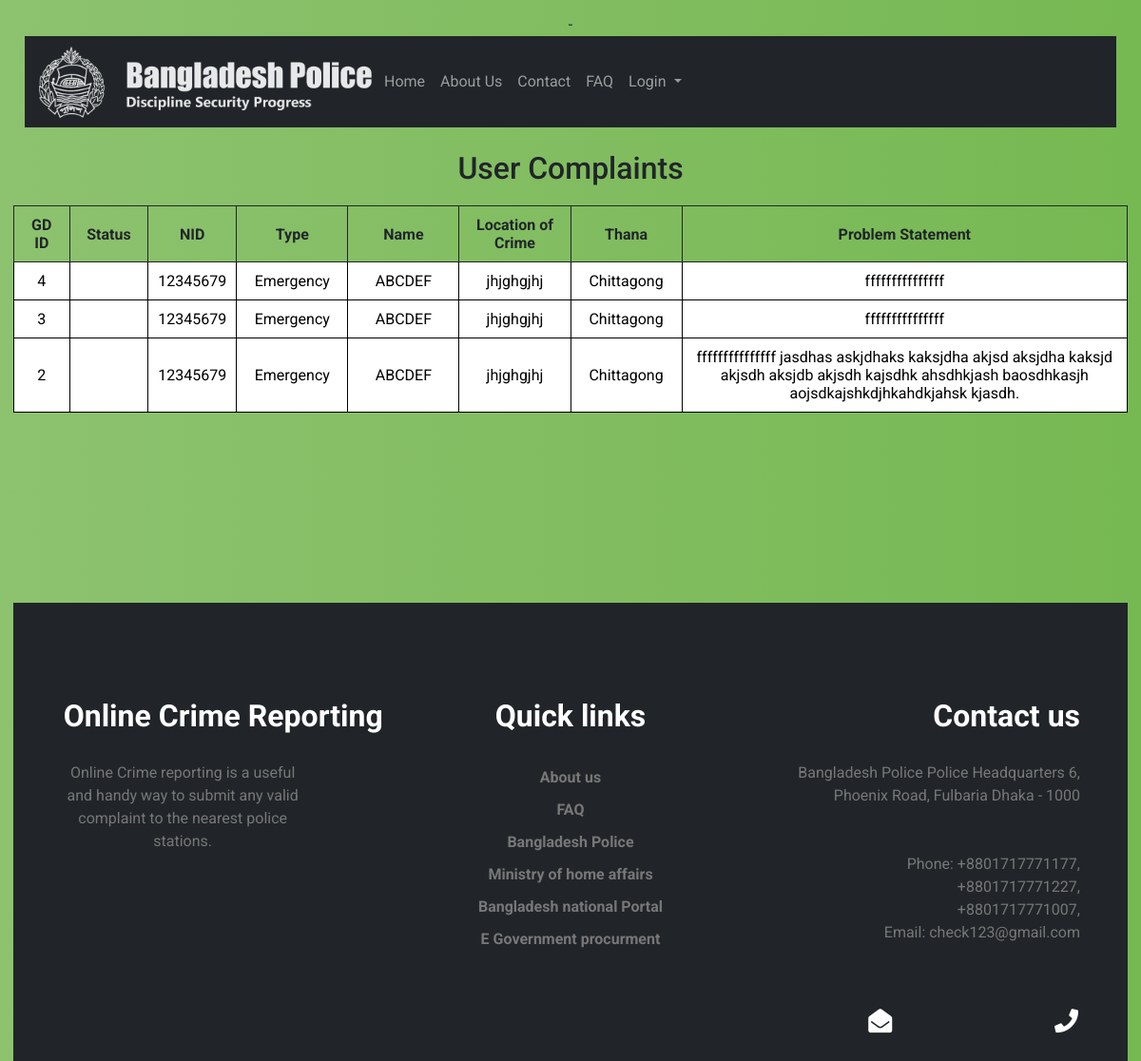
/Pages/policeComplaints.php, run on the app's committed database.
### tables this page shows
CREATE TABLE `gd` (
  `gdid` int(9) NOT NULL,
  `nid` bigint(30) NOT NULL,
  `type` varchar(20) NOT NULL,
  `name` varchar(40) NOT NULL,
  `location of crime` varchar(255) NOT NULL,
  `thana name` varchar(30) NOT NULL,
  `problem statement` text NOT NULL,
  `photo` varchar(255) NOT NULL,
  `status` varchar(20) NOT NULL,
  `pid` int(11) NOT NULL
);

### Pages/policeComplaints.php (the view, shortened to what this page needs)
-<?php
  include "../php/db.php";
?>
<!DOCTYPE html>
<html lang="en">
<head>
    <link href="../css/bootstrap.min.css" rel="stylesheet">
    <link rel="stylesheet" href="../css/style.css">
    <link rel="stylesheet" href="../css/responsive.css">
  <link rel="stylesheet" type="text/css" href="../css/login_style.css">
  <link rel="stylesheet" href="https://cdnjs.cloudflare.com/ajax/libs/font-awesome/4.7.0/css/font-awesome.min.css">
  <link rel="stylesheet" href="https://use.fontawesome.com/releases/v5.15.1/css/all.css">
    <link href="../css/historytable.css" rel="stylesheet">
</head>
<body>
<div class="container-fluid">
    <?php
        include "../php/navbar.php";
    ?>
</div>
<div>
  <br>
<h2> User Complaints</h2>
<table id="t">
  <thead>
    <tr>
      <th scope="col">GD ID</th>
      <th scope="col">Status</th>
      <th scope="col">NID</th>
      <th scope="col">Type</th>
      <th scope="col">Name</th>
      <th scope="col">Location of Crime</th>
      <th scope="col">Thana</th>
      <th scope="col">Problem Statement</th>
    </tr>
  </thead>
  <?php
      $pid = $_SESSION['pid'];
      $query="select * from gd where pid = '$pid' order by gdid desc limit 10000";
      $result=mysqli_query($conn,$query);
      while($rows=mysqli_fetch_assoc($result)){
  ?>
  <tbody style="background-color: white; color: black;">
      <tr>
        <td class="five"><?php echo $rows['gdid']; ?></td>
        <td class="status"><?php echo $rows['status']; ?></td>
        <td class="five"><?php echo $rows['nid']; ?></td>
        <td class="ten"><?php echo $rows['type']; ?></td>
        <td class="ten"><?php echo $rows['name']; ?></td>
        <td class="twenty"><?php echo $rows['location of crime']; ?></td>
        <td class="ten"><?php echo $rows['thana name']; ?></td>
        <td class="cproblem"><?php echo $rows['problem statement']; ?></td>
      </tr>
    </tbody>
  <?php
    }
  ?>
</table>
</div>
<?php
    include "../php/footer.php";
    ?>
</body>
</html>

### css/style.css (style rules this page uses)
body { background-size: cover; background-image: url(../Images/bg1.jpg); background-position: center; }
body, html { width: 100%; max-width: 100%; height: 100%; font-family: "Lato"; color: #212529; }

### css/login_style.css (style rules this page uses)
body { background: #76b852; background: -webkit-linear-gradient(right, #76b852, #8DC26F); background: -moz-linear-gradient(right, #76b852, #8DC26F); background: -o-linear-gradient(right, #76b852, #8DC26F); background: linear-gradient(to left, #76b852, #8DC26F); font-family: "Roboto", sans-serif; -webkit-font-smoothing: antialiased; -moz-osx-font-smoothing: grayscale; }

### css/historytable.css (style rules this page uses)
body { padding: 14px; text-align: center; }
table { width: 100%; margin: 20px auto; table-layout: auto; }
table, td, th { border-collapse: collapse; }
th, td { padding: 10px; border: solid 1px; text-align: center; }
.cproblem { width: 40%; }
.five { width: 5%; }
.ten { width: 10%; }
.twenty { width: 10%; }

### data on the page
gd: gdid "4", nid "12345679", type "Emergency", name "ABCDEF", location of crime "jhjghgjhj", thana name "Chittagong", problem statement "fffffffffffffff"
gd: gdid "3", nid "12345679", type "Emergency", name "ABCDEF", location of crime "jhjghgjhj", thana name "Chittagong", problem statement "fffffffffffffff"
gd: gdid "2", nid "12345679", type "Emergency", name "ABCDEF", location of crime "jhjghgjhj", thana name "Chittagong", problem statement "fffffffffffffff jasdhas askjdhaks kaksjdha akjsd aksjdha kaksjd akjsdh aksjdb akjsdh kajsdhk ahsdhkjash baosdhkasjh aojsdkajshkdjhkahdkjahsk kjasdh."
